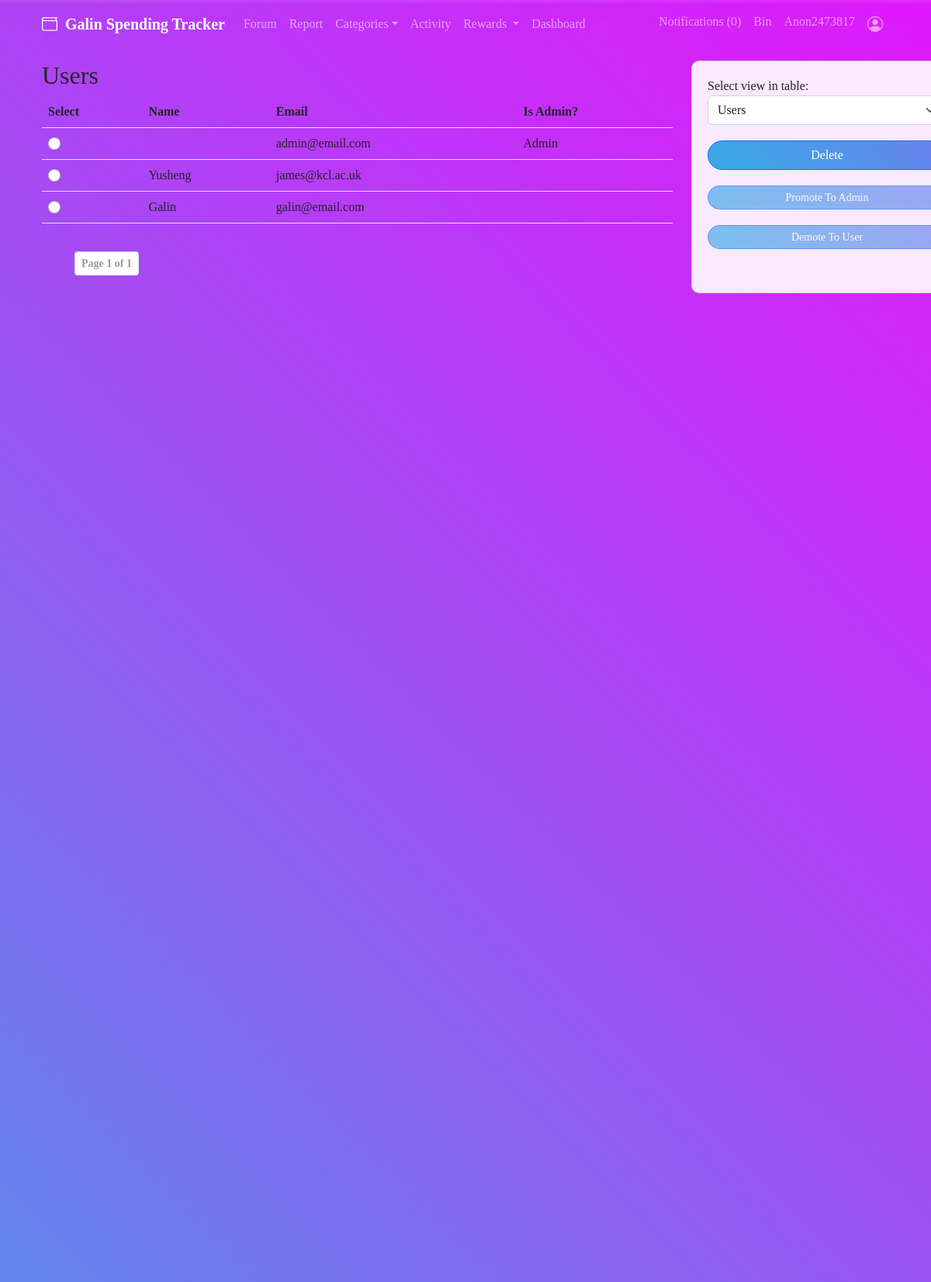
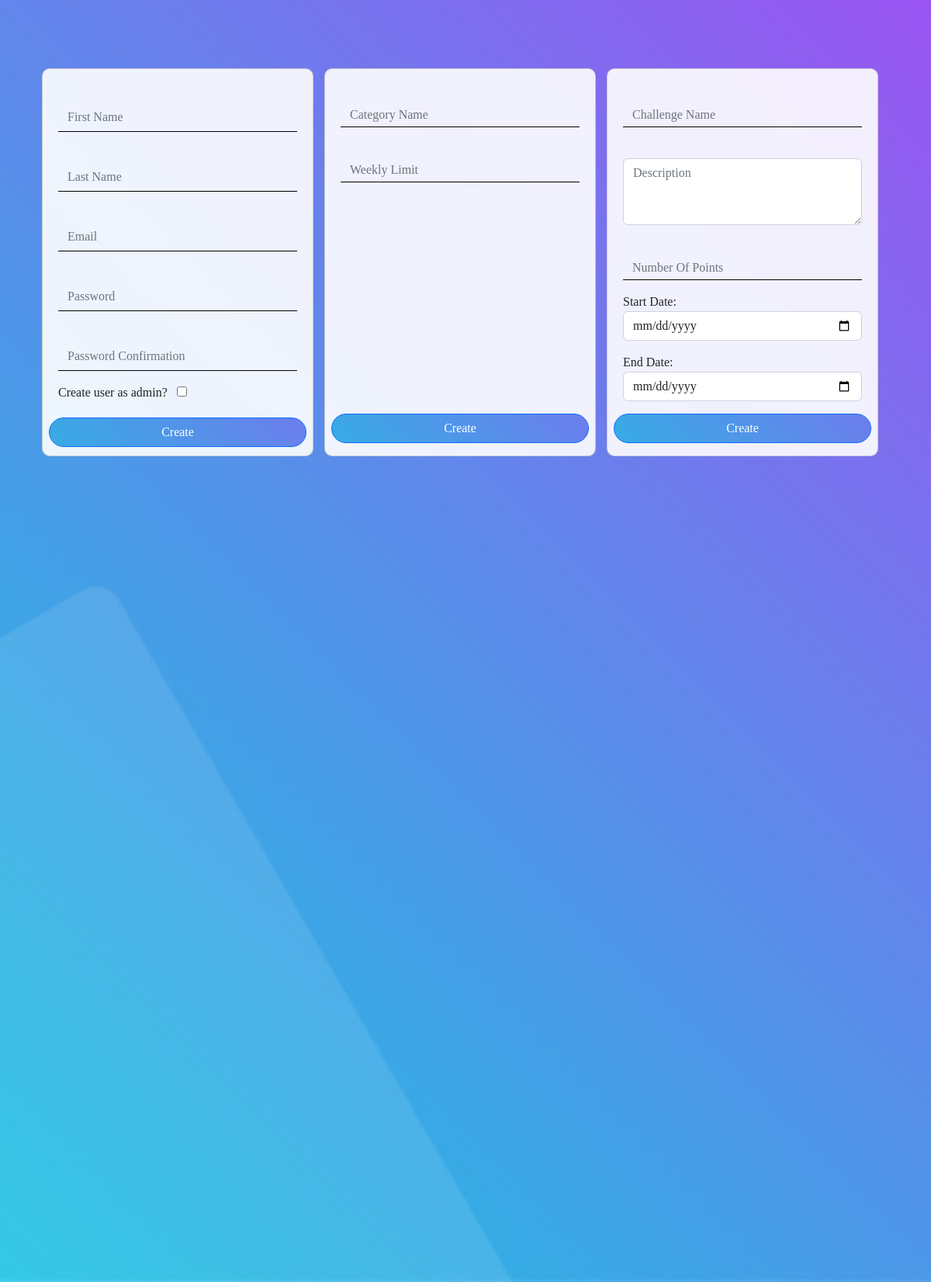
/admin_dashboard/ (signed in), run on the app's committed database (2 pictures, top to bottom).
### tracker/models.py (models this page shows, shortened)
class User(AbstractBaseUser, PermissionsMixin):
    email = models.EmailField(
        unique=True,
        max_length=50,
        blank=False,
    )
    first_name = models.CharField(max_length=50, blank=False)
    last_name = models.CharField(max_length=50, blank=False)
    is_staff = models.BooleanField(default=False)
    is_superuser = models.BooleanField(default=False)
    is_active = models.BooleanField(default=True)
    available_categories = models.ManyToManyField('Category', symmetrical = False, related_name = 'users')
    username = models.CharField(max_length=50, default=random_username, blank=True)
    trees = models.IntegerField(default=0)
    has_email_sent = models.BooleanField(default=False)
    objects = UserManager()
    USERNAME_FIELD = 'email'

### tracker/views.py (the view)
# urls.py: path('admin_dashboard/', views.admin_dashboard, name='admin_dashboard'),
def admin_dashboard(request):
    view = request.GET.get('view', 'Users')
    if (request.user.is_staff == True):
        if request.method == 'POST':
            if 'create_user' in request.POST:
                form = CreateUserForm(request.POST)
                if form.is_valid():
                    user = form.save()
                    if (request.POST.get('will_be_admin') != None):
                        user.is_staff = True
                        user.save()
                    return redirect('admin_dashboard')
                else:
                    messages.info(request, 'Unsuccessful creation of user, please try again ensuring email is valid and passwords match.')
                    return redirect('admin_dashboard')
            if 'create_category' in request.POST:
                form = AddCategoryForm(request.POST)
                if form.is_valid():
                    category = form.save()
                    category.is_global = True
                    category.save()
                    return redirect('admin_dashboard')
                else:
                    messages.info(request, 'Unsuccessful creation of category.')
                    return redirect('admin_dashboard')
            if 'create_challenge' in request.POST:
                form = AddChallengeForm(request.POST)
                if form.is_valid():
                    challenge = form.save()
                    return redirect('admin_dashboard')
                else:
                    messages.info(request, 'Unsuccessful creation of challenge')
                    return redirect('admin_dashboard')
            if 'create_achievement' in request.POST:
                form = AddAchievementForm(request.POST)
                if form.is_valid():
                    achievement = form.save()
                    achievement.badge = "badges/custom.png"
                    achievement.save()
                    return redirect('admin_dashboard')
                else:
                    messages.info(request, 'Unsuccessful creation of achievement')
                    return redirect('admin_dashboard')
        else:
            user_list = User.objects.all().order_by('id')
            if not request.user.is_superuser:
                user_list = User.objects.filter(is_staff = False).order_by('id')
            user_paginator = Paginator(user_list, 8)
            user_page_number = request.GET.get('page')
            user_page = user_paginator.get_page(user_page_number)
            category_list = Category.objects.filter(is_global=True).order_by('id')
            category_paginator = Paginator(category_list, 8)
            category_page_number = request.GET.get('page')
            category_page = category_paginator.get_page(category_page_number)
            challenge_list = Challenge.objects.all().order_by('id')
            challenge_paginator = Paginator(challenge_list, 8)
            challenge_page_number = request.GET.get('page')
            challenge_page = challenge_paginator.get_page(challenge_page_number)
            achievement_list = Achievement.objects.all().order_by('id')
            achievement_paginator = Paginator(achievement_list, 8)
            achievement_page_number = request.GET.get('page')
            achievement_page = achievement_paginator.get_page(achievement_page_number)
            user_form = CreateUserForm()
            category_form = AddCategoryForm()
            challenge_form = AddChallengeForm()
            achievement_form = AddAchievementForm()
    else:
        return redirect('landing_page')
    context = {
        'view': view,
        'user_page': user_page,
        'category_page': category_page,
        'challenge_page': challenge_page,
        'achievement_page': achievement_page,
        'user_form': user_form,
        'category_form': category_form,
        'challenge_form': challenge_form,
        'achievement_form': achievement_form}
    return render(request, 'admin_dashboard.html', context)

### tracker/forms.py (shortened to what this page needs)
class CreateUserForm(forms.ModelForm):
    class Meta:
        model = User
        fields = ['first_name', 'last_name']
    first_name = forms.CharField(label='', widget=forms.TextInput(attrs={'placeholder': 'First Name'}))
    last_name = forms.CharField(label='', widget=forms.TextInput(attrs={'placeholder': 'Last Name'}))
    email = forms.CharField(label='', validators=[validate_email] , widget=forms.TextInput(attrs={'placeholder': 'Email'}))
    new_password = forms.CharField(
        label='',
        widget=forms.PasswordInput(attrs={'placeholder': 'Password'}),
        validators=[RegexValidator(
            regex=r'^(?=.*[A-Z])(?=.*[a-z])(?=.*[0-9]).*$',
            message='Password must contain an uppercase character, a lowercase character, a number.'
        )]
    )
    password_confirmation = forms.CharField(
        label='', widget=forms.PasswordInput(attrs={'placeholder': 'Password Confirmation'}))

class AddCategoryForm(forms.ModelForm):
    class Meta:
        model = Category
        fields = ['name', 'week_limit']
    name = forms.CharField(label='', widget=forms.TextInput(attrs={'style':'width:100%; height:10%', 'placeholder': 'Category Name'}))
    week_limit = forms.CharField(label='', widget=forms.TextInput(attrs={'style':'width:100%; height:10%', 'placeholder': 'Weekly Limit'}))

### tracker/context_processors.py (called while the page is built, shortened)
def searchFunction(request):
    context = {}
    posts = Post.objects.all()
    return context

def notifications(request):
    if request.user.is_authenticated:
        return {'notifications': request.user.notifications.filter(is_read=False)
    }
    else:
        return  {'notifications': []}

### tracker/models.py (called while the page is built)
def random_username():
    return "Anon" + str(random.randint(1000, 9999999))

### tracker/templates/admin_dashboard.html (shortened to what this page needs)
{% extends 'base_content.html' %}
{% block content %}
  <div class="container vh-100">
    <div class="row h-50">
      <div class="col-9">
      <h2 id="tableHeader">{{ view }}</h2>
      <div id="template">
        {% if view == 'Categories' %}
          {% include 'category_table.html' %}
        {% elif view == 'Challenges' %}
          {% include 'challenge_table.html' %}
        {% elif view == 'Achievements' %}
          {% include 'achievement_table.html' %}
        {% else %}
          {% include 'user_table.html' %}
        {% endif %}
      </div>
    </div>
    <div class="col-3">
      <div class="card main-cardFive">
        <label for="view_select">Select view in table: </label>
        <select class="form-select" name="view_select" id="view_select" onchange="loadTable()">
          <option value="1" {% if view == 'Users' %} selected {% endif %}>Users</option>
        </select>
        <button type="button" id="delete" class="btn btn-primary" data-bs-toggle="modal" data-bs-target="#deleteModal">Delete</button>
        {% if request.user.is_superuser %}
        <button type="button" id="promote_button" name="promote" class="btn btn-primary btn-sm" data-bs-toggle="modal" data-bs-target="#promoteModal">Promote To Admin</button>
        <button type="button" id="demote_button" name="demote" class="btn btn-primary btn-sm" data-bs-toggle="modal" data-bs-target="#demoteModal">Demote To User</button>
        {% endif %}
      </div>
    </div>
  </div>
    <div class="row h-50 mb-5">
      <div class="row">
        <div class="col-4" style="height: 490px;">
          <div class="card main-cardOne" style="height: 500px">
            <form action="{% url 'admin_dashboard' %}" method="post">
              {% include 'partials/bootstrap_form.html' with form=user_form %}
              {% if request.user.is_superuser %}
                <div class="row" style="padding-top: 0%;">
              {% else %}
                <div class="row" style="padding-top: 7%;">
              {% endif %}
                {% if request.user.is_superuser %}
                <div style="display: inline-block; vertical-align: middle;">
                  <label for="will_be_admin" >Create user as admin? &nbsp</label>
                  <input type="checkbox" name="will_be_admin" id="will_be_admin" value="1"></input>
                </div>
                {% endif %}
                <button type="submit" class="btn btn-primary" style="" name="create_user" method="post">Create</button>
              </div>
            </form>
          </div>
        </div>
        <div class="col-4" style="height: 490px;">
          <div class="card main-cardOne"  style="height: 500px">
            <form action="{% url 'admin_dashboard' %}" method="post">
              {% include 'partials/bootstrap_form.html' with form=category_form %}
              <div class="row" style="padding-top: 85%;">
                <button type="submit" class="btn btn-primary" style="" name="create_category" method="post">Create</button>
              </div>
            </form>
          </div>
        </div>
        <div class="col-4">
          <div class="card main-cardOne"  style="height: 500px">
            <form action="{% url 'admin_dashboard' %}" method="post">
              {% include 'partials/bootstrap_form.html' with form=challenge_form %}
              <div class="row">
                <button type="submit" class="btn btn-primary" style="margin-top: 0%;" name="create_challenge" method="post">Create</button>
              </div>
            </form>
          </div>
        </div>
        </div>
    </div>
  </div>
{% endblock %}

### tracker/templates/partials/menu.html (shortened to what this page needs)
<div class="collapse navbar-collapse" id="navbarSupportedContent">
  <ul class="navbar-nav me-auto mb-2 mb-lg-0">
    <li class="nav-item">
      <a class="nav-link" href="{% url 'forum_home' %}">Forum</a>
    </li>
    <li class="nav-item">
      <a class="nav-link" href="{% url 'report' %}">Report</a>
    </li>
    <li class="nav-item dropdown">
      <a class="nav-link dropdown-toggle" href="#" role="button" data-bs-toggle="dropdown" aria-expanded="false">Categories</a>
    </li>
    <li class="nav-item">
      <a class="nav-link" href="{% url 'my_activity' %}?num_items=10">Activity</a>
    </li>
    <li class="nav-item dropdown">
      <a class="nav-link dropdown-toggle" href="#" role="button" data-bs-toggle="dropdown" aria-expanded="false">
        Rewards
      </a>
    </li>
    {% if request.user.is_superuser or request.user.is_staff %}
    <li class="nav-item">
      <a class="nav-link" href="{% url 'admin_dashboard'  %}">Dashboard</a>
    </li>
    {% endif %}
  </ul>
  <ul class="navbar-nav ms-auto mb-2 mb-lg-0">
    {% if notifications.count == 0 %}
    <li class="nav-item">
      <a class="nav-link" href="{% url 'notifications' %}">Notifications ({{notifications.count}})</a>
    </li>
    {% elif notifications.count > 0 %}
    <li class="nav-item">
      <a class="nav-link" style="color:rgb(146, 36, 36)" href="{% url 'notifications' %}"> <b>Notifications ({{notifications.count}}) </b></a>
    </li>
    {% endif %}
      <a class="nav-link" href="{% url 'expenditure_bin' %}">Bin</a>
    <li class="nav-item">
      <a class="nav-link">  {{user.username}} </a>
    </li>
    <li class="nav-item dropdown">
      <a class="nav-link" href="#" role="button" data-bs-toggle="dropdown" aria-expanded="false">
        <span class='bi-person-circle' style='font-size: 1.25rem'></span>
      </a>
    </li>
  </ul>
</div>

### tracker/templates/user_table.html (shortened to what this page needs)
<form id="tableform" method="post">
<table class="table">
<thead>
  <tr>
    <th scope="col">Select</th>
    <th scope="col">Name</th>
    <th scope="col">Email</th>
    {% if request.user.is_superuser %}
      <th scope="col">Is Admin?</th>
    {% endif %}
  </tr>
</thead>
<tbody>
  {% for user in user_page %}
  <tr>
    <th scope="row"> <input class = "form-check-input" type = "radio" name = "user_pk" value = {{user.pk}}></input> </th>
    <td> {{user.first_name}}</td>
    <td> {{user.email}} </td>
    {% if request.user.is_superuser %}
      <td> {% if user.is_staff == True %} Admin {% endif %}</td>
    {% endif %}
  </tr>
</tbody>
{% endfor %}
</table>
</form>
<div id="user-pagination">
<nav aria-label="Page navigation example">
  <ul class="pagination pagination-sm">
    <li class="page-item disabled"><a href='#' class="page-link" style="color: #9c9a9a;">
      Page {{ user_page.number }} of {{ user_page.paginator.num_pages }}
    </a></li>
  </ul>
</nav>
</div>

### static/custom.css (style rules this page uses)
.main-cardOne { background-color: rgba(255, 255, 255, 0.9); margin-bottom: 30px; margin-top: 10px; width: 350px; height: 1000px; padding-top: 20px; padding-left: 20px; padding-right: 20px; border-radius: 10px; overflow:hidden; }
.main-cardFive { background-color: rgba(255, 255, 255, 0.9); margin-bottom: 30px; width: 350px; height: 300px; padding-top: 20px; padding-left: 20px; padding-right: 20px; border-radius: 10px; }
.btn-primary { background: url('images/btn-p.jpg') no-repeat; margin-top: 20px; width: 100%; border-radius: 50px 50px 50px 50px; color:rgb(255, 255, 255); }
input[type=text] { background: transparent; border: none; border-bottom: 1px solid #000000; border-radius: 0%; }
input[type=password] { background: transparent; border: none; border-bottom: 1px solid #000000; border-radius: 0%; }
* { box-sizing: border-box; }
html { font-size: 16px; font-family: 'Titillium Web', sans-serif; background-color: rgb(0,0,0); color: #FEFEFE; }
a { color: rgb(0, 150, 255); font-weight: bolder; text-decoration: none; }
.pagination { padding: 20px; font-size: 15px; margin-inline: 22px; }
.pagination a { color: #fff; }

### data on the page
User: username "Anon2473817", email "admin@email.com", is_superuser "Admin"
User: first_name "Yusheng", email "james@kcl.ac.uk"
User: first_name "Galin", email "galin@email.com"

### other printed values
{{ notifications.count }} "0"
{{ view }} "Users"
{{ user_page.number }} "1"
{{ user_page.paginator.num_pages }} "1"
{{ field.label_tag }} "Start Date:" "End Date:"
